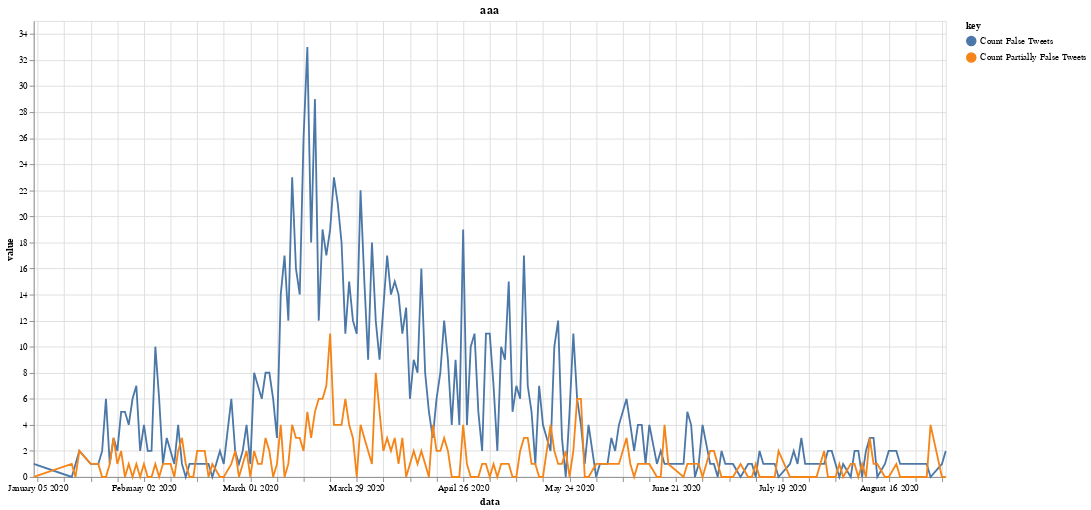

The notebook cell this image was saved under:
### Markdown cell above
Plot the chart and add the tooltip for a better experience:

### Code cell
# Create a selection that chooses the nearest point & selects based on x-value
nearest = alt.selection(type='single', nearest=True, on='mouseover',
                        fields=['data'], empty='none')



lines = alt.Chart(df).transform_fold(
    ['Count False Tweets', 'Count Partially False Tweets'],
).mark_line().encode(
    x=alt.X('data:T',axis=alt.Axis(format='%B %d %Y')),
    y=alt.Y('value:Q'),
    color=alt.Color('key:N'),
    tooltip=[
        alt.Tooltip('monthdate(data):T', title='Date'),
        alt.Tooltip('value:Q', title='Tweet Count')
    ]
).transform_filter(
    alt.FieldRangePredicate(field='count', range=[1, 1000])
).properties(title="aaa")

selectors = alt.Chart(df).mark_point().encode(
    x=alt.X('data:T',axis=alt.Axis(format='%B %d %Y')),
    opacity=alt.value(0),
).add_selection(
    nearest
)

# Draw points on the line, and highlight based on selection
points = lines.mark_point().encode(
    opacity=alt.condition(nearest, alt.value(1), alt.value(0))
)


# Draw text labels near the points, and highlight based on selection
text = lines.transform_fold(
    ['Count False Tweets', 'Count Partially False Tweets'],
).mark_text(align='left', dx=5, dy=-5).encode(
    text=alt.condition(nearest, 'value:Q', alt.value(' '))
)

# Draw a rule at the location of the selection
rules = alt.Chart(df).mark_rule(color='gray').encode(
    x=alt.X('data:T',axis=alt.Axis(format='%B %d %Y')),
).transform_filter(
    nearest
)

# Put the five layers into a chart and bind the data
alt.layer(
    lines, selectors, points, rules, text
).properties(
    width=1000, height=500
)

### Figure 1 — Vega-Lite specification as saved in the notebook (floating-point values rounded to 4 significant figures; data arrays with more than 128 entries replaced by an {"elided": "..."} marker saying what was removed)
{"config": {"view": {"continuousWidth": 400, "continuousHeight": 300}}, "layer": [{"mark": "line", "encoding": {"color": {"type": "nominal", "field": "key"}, "tooltip": [{"type": "temporal", "field": "data", "timeUnit": "monthdate", "title": "Date"}, {"type": "quantitative", "field": "value", "title": "Tweet Count"}], "x": {"type": "temporal", "axis": {"format": "%B %d %Y"}, "field": "data"}, "y": {"type": "quantitative", "field": "value"}}, "title": "aaa", "transform": [{"fold": ["Count False Tweets", "Count Partially False Tweets"]}, {"filter": {"field": "count", "range": [1, 1000]}}]}, {"mark": "point", "encoding": {"opacity": {"value": 0}, "x": {"type": "temporal", "axis": {"format": "%B %d %Y"}, "field": "data"}}, "selection": {"selector009": {"type": "single", "nearest": true, "on": "mouseover", "fields": ["data"], "empty": "none"}}}, {"mark": "point", "encoding": {"color": {"type": "nominal", "field": "key"}, "opacity": {"condition": {"value": 1, "selection": "selector009"}, "value": 0}, "tooltip": [{"type": "temporal", "field": "data", "timeUnit": "monthdate", "title": "Date"}, {"type": "quantitative", "field": "value", "title": "Tweet Count"}], "x": {"type": "temporal", "axis": {"format": "%B %d %Y"}, "field": "data"}, "y": {"type": "quantitative", "field": "value"}}, "title": "aaa", "transform": [{"fold": ["Count False Tweets", "Count Partially False Tweets"]}, {"filter": {"field": "count", "range": [1, 1000]}}]}, {"mark": {"type": "rule", "color": "gray"}, "encoding": {"x": {"type": "temporal", "axis": {"format": "%B %d %Y"}, "field": "data"}}, "transform": [{"filter": {"selection": "selector009"}}]}, {"mark": {"type": "text", "align": "left", "dx": 5, "dy": -5}, "encoding": {"color": {"type": "nominal", "field": "key"}, "text": {"condition": {"type": "quantitative", "field": "value", "selection": "selector009"}, "value": " "}, "tooltip": [{"type": "temporal", "field": "data", "timeUnit": "monthdate", "title": "Date"}, {"type": "quantitative", "field": "value", "title": "Tweet Count"}], "x": {"type": "temporal", "axis": {"format": "%B %d %Y"}, "field": "data"}, "y": {"type": "quantitative", "field": "value"}}, "title": "aaa", "transform": [{"fold": ["Count False Tweets", "Count Partially False Tweets"]}, {"filter": {"field": "count", "range": [1, 1000]}}, {"fold": ["Count False Tweets", "Count Partially False Tweets"]}]}], "data": {"name": "data-ca0b21e5b290d5a2eff1c4a2f4216f23"}, "height": 500, "width": 1000, "$schema": "https://vega.github.io/schema/vega-lite/v4.8.1.json", "datasets": {"data-ca0b21e5b290d5a2eff1c4a2f4216f23": {"elided": "315 records"}}}
